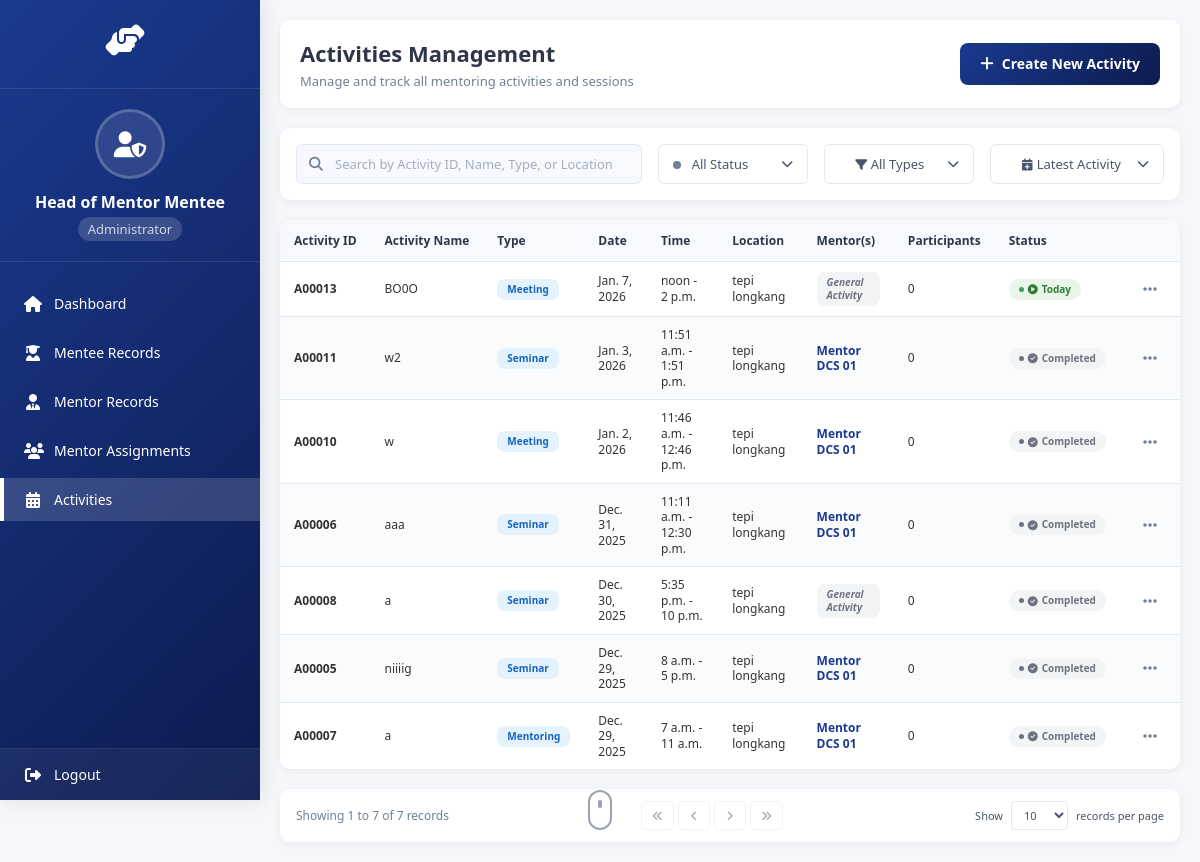
Screenshot of /mmms/head/activities/ (signed in) with the database file from the repository.
### system/models.py (models this page shows, shortened)
class Activity(models.Model):
    ACTIVITY_TYPES = (
        ('mentoring', 'Mentoring Session'),
        ('workshop', 'Workshop'),
        ('seminar', 'Seminar'),
        ('meeting', 'Meeting'),
        ('other', 'Other'),
    )
    ActivityID = models.CharField(max_length=20, primary_key=True)
    ActivityName = models.CharField(max_length=200)
    ActivityType = models.CharField(max_length=20, choices=ACTIVITY_TYPES)
    Description = models.TextField(blank=True)
    Date = models.DateField()
    StartTime = models.TimeField()
    EndTime = models.TimeField()
    Location = models.CharField(max_length=200)
    CreatedBy = models.ForeignKey(settings.AUTH_USER_MODEL, on_delete=models.CASCADE)
    CreatedAt = models.DateTimeField(auto_now_add=True)
    IsMentoringSession = models.BooleanField(default=False)
    PrimaryMentor = models.ForeignKey('Mentor', on_delete=models.CASCADE, null=True, blank=True,
                                     related_name='primary_activities')
    AdditionalMentors = models.ManyToManyField('Mentor', blank=True,
                                              related_name='additional_activities')
    Attendees = models.ManyToManyField(Mentee, through='Attendance')
    @property
    def Mentor(self):
        return self.PrimaryMentor

class Mentor(models.Model):
    user = models.OneToOneField(settings.AUTH_USER_MODEL, on_delete=models.CASCADE)
    profile_picture = models.ImageField(upload_to='mentor_profile_pictures/', null=True, blank=True)
    MentorID = models.CharField(max_length=12, primary_key=True)
    MentorName = models.CharField(max_length=100)
    MentorEmail = models.EmailField()
    MentorPhone = models.CharField(max_length=15)
    MentorIC = models.CharField(max_length=15)
    MentorAddress = models.CharField(max_length=255)
    MentorPostcode = models.CharField(max_length=10)
    MentorCity = models.CharField(max_length=50)
    MentorState = models.CharField(max_length=50)
    MentorRace = models.CharField(max_length=50)
    MentorReligion = models.CharField(max_length=50)
    MentorDepartment = models.CharField(max_length=100)
    MaxMentees = models.IntegerField(default=20)
    CurrentMentees = models.IntegerField(default=0)
    MentorJoinDate = models.DateField()

### system/views.py (the view, shortened to what this page needs)
# urls.py: path('head/activities/', views.mentor_mentee_activities, name='mentor_mentee_activities'),
@login_required
def mentor_mentee_activities(request):
    if request.user.role != 'head':
        messages.error(request, 'Access denied. Head role required.')
        return redirect('homepage')
    activities = Activity.objects.all().order_by('-Date', 'StartTime')
    search_query = request.GET.get('search', '')
    total_activities = activities.count()
    today = timezone.now().date()
    upcoming_activities = activities.filter(Date__gt=today).count()
    ongoing_activities = activities.filter(Date=today).count()
    past_activities = activities.filter(Date__lt=today).count()
    total_participants = 0
    for activity in activities:
        total_participants += activity.attendance_set.count()  # Changed from attendance to attendance_set
    context = {
        'activities': activities,
        'search_query': search_query,
        'total_activities': total_activities,
        'upcoming_activities': upcoming_activities,
        'ongoing_activities': ongoing_activities,
        'past_activities': past_activities,
        'total_participants': total_participants,
        'current_month': timezone.now().strftime('%B %Y'),
    }
    return render(request, 'mentor_mentee_activities.html', context)

### system/templates/mentor_mentee_activities.html (shortened to what this page needs)
<!DOCTYPE html>
<html lang="en">
<head>
    <link rel="stylesheet" href="https://cdnjs.cloudflare.com/ajax/libs/font-awesome/6.4.0/css/all.min.css">
</head>
<body>
    <div class="sidebar">
        <div class="logo-section">
            <div class="logo">
                <i class="fas fa-hands-helping"></i>
            </div>
        </div>
        <div class="user-info">
            <div class="user-avatar">
                <i class="fas fa-user-shield"></i>
            </div>
            <div class="user-name">Head of Mentor Mentee</div>
            <div class="user-role">Administrator</div>
        </div>
        <ul class="nav-menu">
            <li class="nav-item">
                <a href="{% url 'head_homepage' %}" class="nav-link">
                    <i class="fas fa-home"></i>
                    <span class="nav-text">Dashboard</span>
                </a>
            </li>
            <li class="nav-item">
                <a href="{% url 'manage_mentees' %}" class="nav-link">
                    <i class="fas fa-user-graduate"></i>
                    <span class="nav-text">Mentee Records</span>
                </a>
            </li>
            <li class="nav-item">
                <a href="{% url 'manage_mentors' %}" class="nav-link">
                    <i class="fas fa-user-tie"></i>
                    <span class="nav-text">Mentor Records</span>
                </a>
            </li>
            <li class="nav-item">
                <a href="{% url 'mentor_assignments' %}" class="nav-link">
                    <i class="fas fa-users"></i>
                    <span class="nav-text">Mentor Assignments</span>
                </a>
            </li>
            <li class="nav-item">
                <a href="{% url 'mentor_mentee_activities' %}" class="nav-link active">
                    <i class="fas fa-calendar-alt"></i>
                    <span class="nav-text">Activities</span>
                </a>
            </li>
        </ul>
        <div class="sidebar-footer">
            <div class="nav-item logout-item">
                <a href="{% url 'logout' %}" class="logout-link">
                    <i class="fas fa-sign-out-alt"></i>
                    <span class="nav-text">Logout</span>
                </a>
            </div>
        </div>
    </div>
    <div class="main-content">
        <div class="content-header">
            <div>
                <h1>Activities Management</h1>
                <p>Manage and track all mentoring activities and sessions</p>
            </div>
            <div class="profile-section">
                <a href="{% url 'create_activity' %}" class="btn btn-success">
                    <i class="fas fa-plus"></i>
                    Create New Activity
                </a>
            </div>
        </div>
        <div class="controls">
            <div class="search-container">
                <i class="fas fa-search"></i>
                <input type="text" class="search-input" id="searchInput"
                    placeholder="Search by Activity ID, Name, Type, or Location" value="{{ search_query }}"
                    onkeyup="filterActivities()">
            </div>
            <div class="status-filter-dropdown" id="statusFilterDropdown">
                <button class="status-dropdown-toggle" id="statusDropdownToggle" onclick="toggleStatusDropdown(event)">
                    <span id="currentStatusLabel">
                        <span class="status-indicator all"></span>
                        All Status
                    </span>
                    <i class="fas fa-chevron-down"></i>
                </button>
            </div>
            <div class="type-filter-dropdown" id="typeFilterDropdown">
                <button class="type-dropdown-toggle" id="typeDropdownToggle" onclick="toggleTypeDropdown(event)">
                    <span id="currentTypeLabel">
                        <i class="fas fa-filter"></i>
                        All Types
                    </span>
                    <i class="fas fa-chevron-down"></i>
                </button>
            </div>
            <div class="sort-filter-dropdown" id="sortFilterDropdown">
                <button class="sort-dropdown-toggle" id="sortDropdownToggle" onclick="toggleSortDropdown(event)">
                    <span id="currentSortLabel">
                        <i class="fas fa-calendar-plus"></i>
                        Latest Activity
                    </span>
                    <i class="fas fa-chevron-down"></i>
                </button>
            </div>
        </div>
        {% if activities %}
        {% now "Y-m-d" as current_date %}
        <div class="activities-table-container">
            <table class="activities-table" id="activitiesTable">
                <thead>
                    <tr>
                        <th>Activity ID</th>
                        <th>Activity Name</th>
                        <th>Type</th>
                        <th>Date</th>
                        <th>Time</th>
                        <th>Location</th>
                        <th>Mentor(s)</th>
                        <th>Participants</th>
                        <th>Status</th>
                        <th></th>
                    </tr>
                </thead>
                <tbody id="activitiesTableBody">
                    {% for activity in activities %}
                    <tr class="activity-row"
                        data-status="{% if activity.Date|date:'Y-m-d' > current_date %}upcoming{% elif activity.Date|date:'Y-m-d' == current_date %}ongoing{% else %}completed{% endif %}"
                        data-type="{{ activity.ActivityType|lower }}"
                        data-date="{{ activity.Date|date:'Y-m-d' }}"
                        data-time="{{ activity.StartTime|time:'H:i' }}"
                        data-name="{{ activity.ActivityName }}"
                        data-id="{{ activity.ActivityID }}"
                        data-view-url="{% url 'view_activity' activity.ActivityID %}">
                        <td><strong>{{ activity.ActivityID }}</strong></td>
                        <td>{{ activity.ActivityName }}</td>
                        <td>
                            <span class="activity-type-badge">{{ activity.ActivityType|title }}</span>
                        </td>
                        <td>{{ activity.Date }}</td>
                        <td>{{ activity.StartTime }} - {{ activity.EndTime }}</td>
                        <td>{{ activity.Location }}</td>
                        <td>
                            <div class="mentor-display">
                                {% if activity.Mentor %}
                                <div class="primary-mentor">
                                    {{ activity.Mentor.MentorName }}
                                </div>
                                {% else %}
                                <span class="general-activity-badge">General Activity</span>
                                {% endif %}
                            </div>
                        </td>
                        <td>{{ activity.attendance_set.count }}</td>
                        <td>
                            {% if activity.Date|date:"Y-m-d" > current_date %}
                            <span class="status-upcoming">
                                <i class="fas fa-clock"></i>
                                Upcoming
                            </span>
                            {% elif activity.Date|date:"Y-m-d" == current_date %}
                            <span class="status-ongoing">
                                <i class="fas fa-play-circle"></i>
                                Today
                            </span>
                            {% else %}
                            <span class="status-completed">
                                <i class="fas fa-check-circle"></i>
                                Completed
                            </span>
                            {% endif %}
                        </td>
                        <td>
                            <div class="dropdown" id="dropdown-{{ activity.ActivityID }}">
                                <button class="dropdown-toggle" type="button"
                                    onclick="toggleDropdown('{{ activity.ActivityID }}', event)">
                                    <i class="fas fa-ellipsis-h"></i>
                                </button>
                            </div>
                        </td>
                    </tr>
                    {% endfor %}
                </tbody>
            </table>
        </div>
        <div class="pagination-container">
            <div class="pagination-info" id="paginationInfo">
            </div>
            <div class="pagination">
                {% if activities.has_previous %}
                <button class="page-btn" onclick="goToPage(1)">
                    <i class="fas fa-angle-double-left"></i>
                </button>
                <button class="page-btn" onclick="goToPage({{ activities.previous_page_number }})">
                    <i class="fas fa-angle-left"></i>
                </button>
                {% else %}
                <button class="page-btn" disabled>
                    <i class="fas fa-angle-double-left"></i>
                </button>
                <button class="page-btn" disabled>
                    <i class="fas fa-angle-left"></i>
                </button>
                {% endif %}
                {% if activities.has_next %}
                <button class="page-btn" onclick="goToPage({{ activities.next_page_number }})">
                    <i class="fas fa-angle-right"></i>
                </button>
                <button class="page-btn" onclick="goToPage({{ activities.paginator.num_pages }})">
                    <i class="fas fa-angle-double-right"></i>
                </button>
                {% else %}
                <button class="page-btn" disabled>
                    <i class="fas fa-angle-right"></i>
                </button>
                <button class="page-btn" disabled>
                    <i class="fas fa-angle-double-right"></i>
                </button>
                {% endif %}
            </div>
            <div class="records-per-page">
                <span>Show</span>
                <select id="recordsPerPage" onchange="changeRecordsPerPage(this.value)">
                    <option value="10" {% if per_page == 10 %}selected{% endif %}>10</option>
                </select>
                <span>records per page</span>
            </div>
        </div>
        {% endif %}
    </div>
</body>
</html>

### rows the page displays
Activity: ActivityID "A00013", ActivityName "BO0O", ActivityType "Meeting", Date "Jan. 7, 2026", StartTime "noon", EndTime "2 p.m.", Location "tepi longkang", shows "General Activity", attendance_set.count "0", shows "Today"
Activity: ActivityID "A00011", ActivityName "w2", ActivityType "Seminar", Date "Jan. 3, 2026", StartTime "11:51 a.m.", EndTime "1:51 p.m.", Location "tepi longkang", Mentor.MentorName "Mentor DCS 01", attendance_set.count "0", shows "Completed"
Activity: ActivityID "A00010", ActivityName "w", ActivityType "Meeting", Date "Jan. 2, 2026", StartTime "11:46 a.m.", EndTime "12:46 p.m.", Location "tepi longkang", Mentor.MentorName "Mentor DCS 01", attendance_set.count "0", shows "Completed"
Activity: ActivityID "A00006", ActivityName "aaa", ActivityType "Seminar", Date "Dec. 31, 2025", StartTime "11:11 a.m.", EndTime "12:30 p.m.", Location "tepi longkang", Mentor.MentorName "Mentor DCS 01", attendance_set.count "0", shows "Completed"
Activity: ActivityID "A00008", ActivityName "a", ActivityType "Seminar", Date "Dec. 30, 2025", StartTime "5:35 p.m.", EndTime "10 p.m.", Location "tepi longkang", shows "General Activity", attendance_set.count "0", shows "Completed"
Activity: ActivityID "A00007", ActivityName "a", ActivityType "Mentoring", Date "Dec. 29, 2025", StartTime "7 a.m.", EndTime "11 a.m.", Location "tepi longkang", Mentor.MentorName "Mentor DCS 01", attendance_set.count "0", shows "Completed"
Activity: ActivityID "A00005", ActivityName "niiiig", ActivityType "Seminar", Date "Dec. 29, 2025", StartTime "8 a.m.", EndTime "5 p.m.", Location "tepi longkang", Mentor.MentorName "Mentor DCS 01", attendance_set.count "0", shows "Completed"
